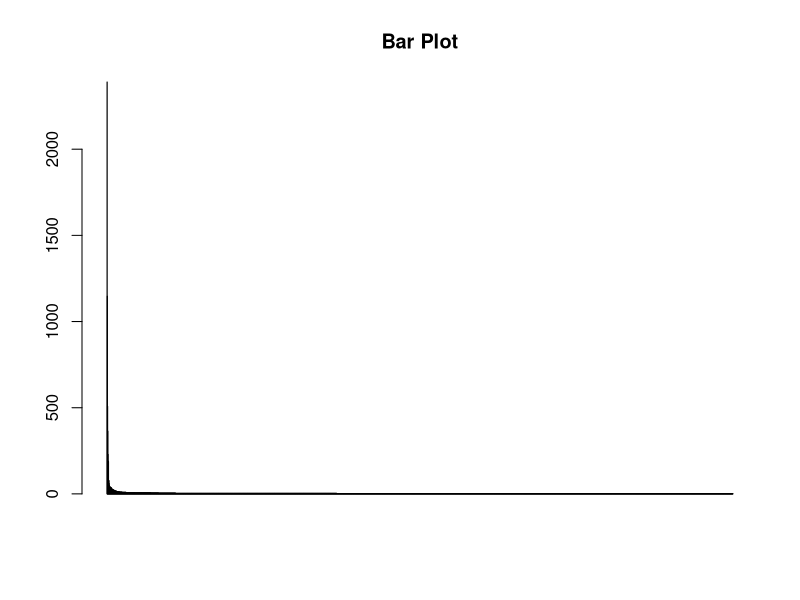
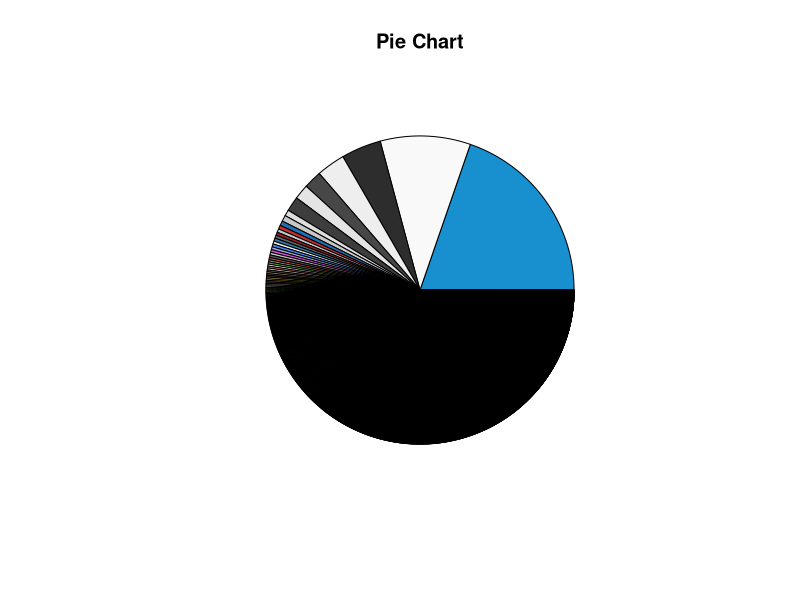

Here is the R script that generated these plots, in order:
#!/usr/bin/R

# This is a quick script which extracts all the colour hex-codes out of
# a file or directory structure, runs some basic analysis on them, and
# then generates some simple representations based on frequency.
# Copyright (C) 2014  Joshua Fogg

# This program is free software: you can redistribute it and/or modify
# it under the terms of the GNU General Public License as published by
# the Free Software Foundation, either version 3 of the License, or
# (at your option) any later version.

# This program is distributed in the hope that it will be useful,
# but WITHOUT ANY WARRANTY; without even the implied warranty of
# MERCHANTABILITY or FITNESS FOR A PARTICULAR PURPOSE.  See the
# GNU General Public License for more details.

# You should have received a copy of the GNU General Public License
# along with this program. If not, see <http://www.gnu.org/licenses/>.

# Gets Data From File
event_file = read.csv(file="clrs.csv", header=F)

# Generates Bar Plot
barplot(event_file$V1, main="Bar Plot", col=c(event_file$V2), xlab="")

# Generates Pie Chart
pie(event_file$V1, main="Pie Chart", col=c(event_file$V2), labels="")